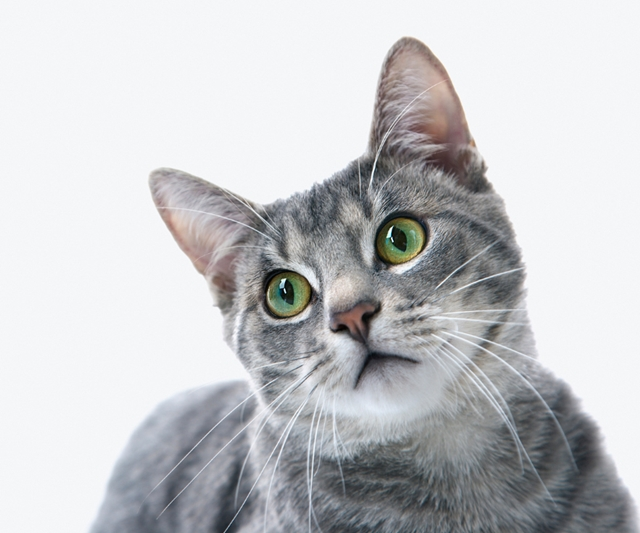
#> input picture OpenCV/code/chap09/image/1.jpg, 640 x 533 px, found by its file name
$ python 11.py
#> lines starting #> are read from the running program, lines starting #| are printed output that depends on the picture
import numpy as np, cv2

def calc_spectrum(complex):
    if complex.ndim==2:
        dst = abs(complex)
    else:
        dst = cv2.magnitude(complex[:, :, 0], complex[:, :, 1])
    dst = cv2.log(dst + 1)
    cv2.normalize(dst, dst, 0, 255, cv2.NORM_MINMAX)
    return cv2.convertScaleAbs(dst)

def fftshift(img):
    dst = np.zeros(img.shape, img.dtype)
    h, w = dst.shape[:2]
    cy, cx = h//2, w//2
    dst[h-cy:, w-cx:] = np.copy(img[0:cy, 0:cx])
    dst[0:cy, 0:cx] = np.copy(img[h-cy:, w-cx:])
    dst[0:cy, w-cx:] = np.copy(img[h-cy:, 0:cx])
    dst[h-cy:, 0:cx] = np.copy(img[0:cy, w-cx:])
    return dst

image = cv2.imread("c:/computervision/chap09/image/1.jpg", cv2.IMREAD_GRAYSCALE)
#> image: shape (533, 640); min 0, max 255, mean 198.6
if image is None : raise Exception("이미지 읽기 오류")

dft = cv2.dft(np.float32(image), flags=cv2.DFT_COMPLEX_OUTPUT)
spectrum = calc_spectrum(fftshift(dft))
#> in calc_spectrum, `dst = cv2.log(dst + 1)`:
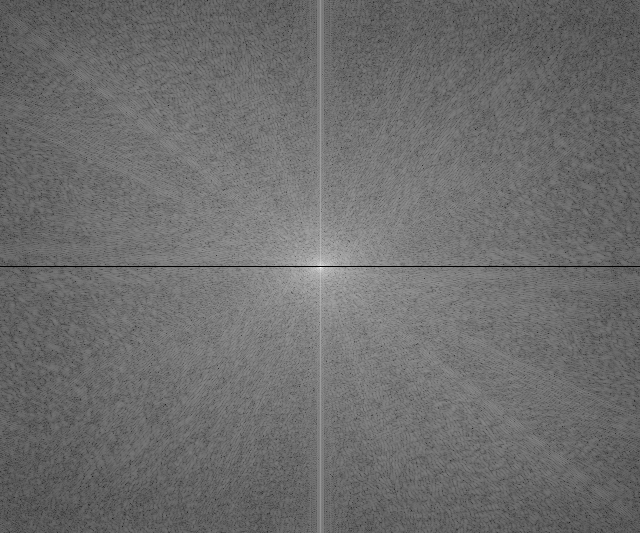
#> dst: shape (533, 640) float32; min 0, max 18.03, mean 7.75; drawn with min black and max white
idft = cv2.idft(dft, flags=cv2.DFT_SCALE)[:,:,0]

cv2.imshow('spectrum', spectrum)
cv2.waitKey()

$ run again, with OpenCV/code/chap09/image/2.jpg copied over OpenCV/code/chap09/image/1.jpg
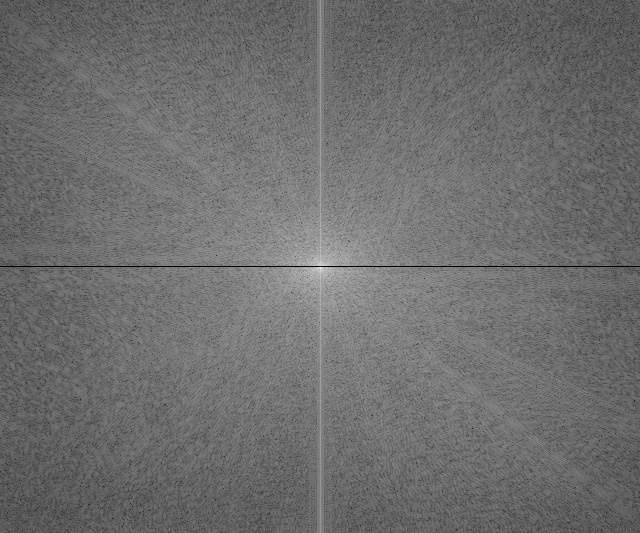
#> input picture OpenCV/code/chap09/image/2.jpg, 640 x 533 px, found by its file name
#> image is the input picture: shape (533, 640); min 0, max 255, mean 109.5
#> in calc_spectrum, `dst = cv2.log(dst + 1)`:
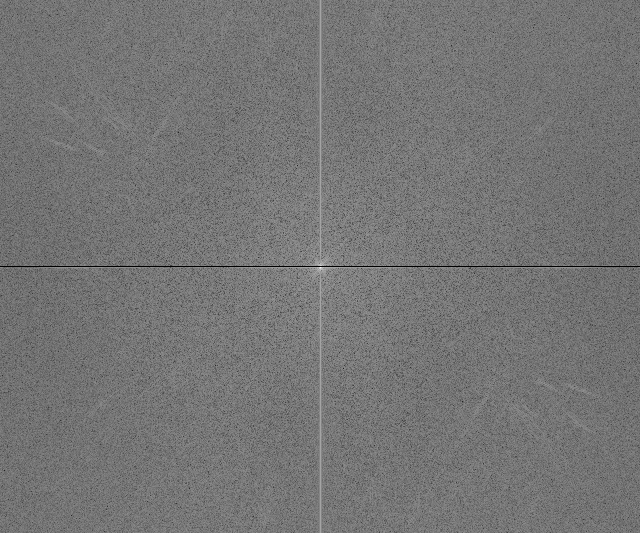
#> dst: shape (533, 640) float32; min 0, max 17.44, mean 8.02; drawn with min black and max white
